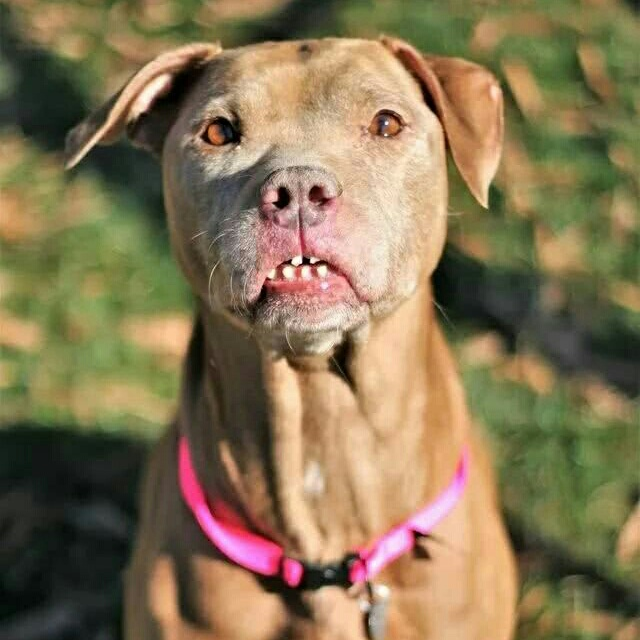
#> input picture python-base/app/split_image/distpath06-拉链/拉链.jpeg, 640 x 640 px, found by its file name
$ python split_image.py
#> lines starting #> are read from the running program, lines starting #| are printed output that depends on the picture
import __future__
import os
from PIL import Image

def splitimage(src, rownum, colnum, distpath):
#> called with rownum = 3, colnum = 3
    img = Image.open(src)
#> img is the input picture: PIL image 640x640 RGB; mean R, G, B 134, 117, 83.9
    width, height = img.size
#> width = 640; height = 640
    if rownum <= height and colnum <= width:
        print('Original image info: %sx%s, %s, %s' % (width, height, img.format, img.mode))
#| Original image info: 640x640, JPEG, RGB
        print('begin')

        filename = os.path.split(src)[1]
        parts = filename.split('.')
        basename, ext = parts[0], parts[-1]

        rowheight = height // rownum
#> rowheight = 213
        colwidth = width // colnum
#> colwidth = 213
        num = 0
        for row in range(rownum):
            for col in range(colnum):
                box = (col * colwidth, row * rowheight, (col + 1) * colwidth, (row + 1) * rowheight)
                img.crop(box).save(os.path.join(distpath, basename + '_' + str(num) + '.' + ext), ext)
                num = num + 1
#> this loop made 3 passes
#> pass 1, in splitimage, `img.crop(box).save(os.path.join(distpath, basename + '_' + str(num) + ..`:
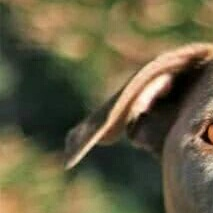
#> saved as 拉链_0.jpeg: PIL image 213x213 RGB; mean R, G, B 101.6, 95.1, 65.9
#> pass 1, in splitimage, `img.crop(box).save(os.path.join(distpath, basename + '_' + str(num) + ..`:
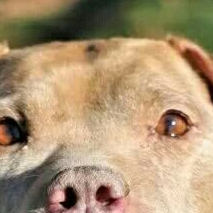
#> saved as 拉链_1.jpeg: PIL image 213x213 RGB; mean R, G, B 171.2, 147.3, 115.6
#> pass 1, in splitimage, `img.crop(box).save(os.path.join(distpath, basename + '_' + str(num) + ..`:
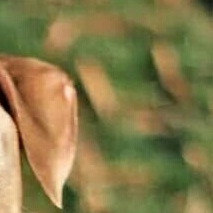
#> saved as 拉链_2.jpeg: PIL image 213x213 RGB; mean R, G, B 133.2, 122.1, 74.1
#> pass 2, in splitimage, `img.crop(box).save(os.path.join(distpath, basename + '_' + str(num) + ..`:
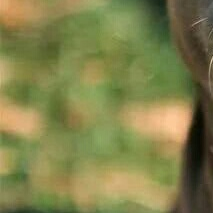
#> saved as 拉链_3.jpeg: PIL image 213x213 RGB; mean R, G, B 128.5, 128.7, 75.3
#> after the loop, num = 9
        print('finished, %s small images.' % num)
#| finished, 9 small images.
    else:
        print('number is invalid!')

if __name__ == '__main__':
    path = r'E:\Code\PyCode\Python3x\image\distpath06-拉链'
    srcpath = os.path.join(path, "拉链.jpeg")
    distpath = path
    splitimage(srcpath, 3, 3,distpath)

$ run again, with python-base/app/split_image/distpath06-拉链/拉链_0.jpeg copied over python-base/app/split_image/distpath06-拉链/拉链.jpeg
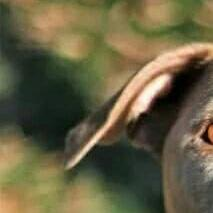
#> input picture python-base/app/split_image/distpath06-拉链/拉链_0.jpeg, 213 x 213 px, found by its file name
#> in splitimage, img is the input picture: PIL image 213x213 RGB; mean R, G, B 101.6, 95.1, 65.9
#| Original image info: 213x213, JPEG, RGB
#> the loop in splitimage, `for row in range(rownum):` made 3 passes
#> pass 1, in splitimage, `img.crop(box).save(os.path.join(distpath, basename + '_' + str(num) + ..`:
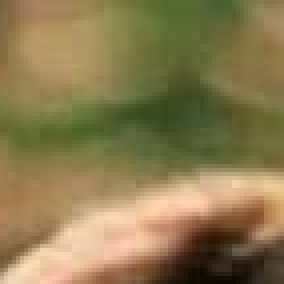
#> saved as 拉链_2.jpeg: PIL image 71x71 RGB (shown 4 times larger); mean R, G, B 138.8, 122.5, 79.4
#> pass 2, in splitimage, `img.crop(box).save(os.path.join(distpath, basename + '_' + str(num) + ..`:
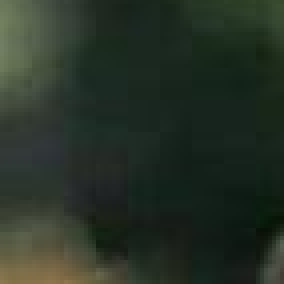
#> saved as 拉链_3.jpeg: PIL image 71x71 RGB (shown 4 times larger); mean R, G, B 38.9, 49.3, 38.3
#> after the loop in splitimage, `for row in range(rownum):`: num = 9
#| finished, 9 small images.

$ run again, with python-base/app/split_image/distpath06-拉链/拉链_1.jpeg copied over python-base/app/split_image/distpath06-拉链/拉链.jpeg
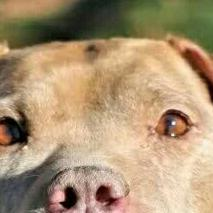
#> input picture python-base/app/split_image/distpath06-拉链/拉链_1.jpeg, 213 x 213 px, found by its file name
#> in splitimage, img is the input picture: PIL image 213x213 RGB; mean R, G, B 171.2, 147.4, 115.6
#| Original image info: 213x213, JPEG, RGB
#> the loop in splitimage, `for row in range(rownum):` made 3 passes
#> pass 1, in splitimage, `img.crop(box).save(os.path.join(distpath, basename + '_' + str(num) + ..`:
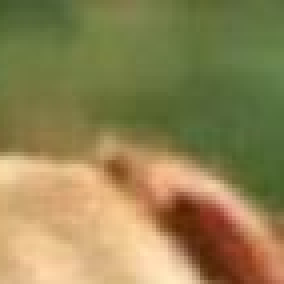
#> saved as 拉链_2.jpeg: PIL image 71x71 RGB (shown 4 times larger); mean R, G, B 144.8, 131.5, 82.6
#> pass 2, in splitimage, `img.crop(box).save(os.path.join(distpath, basename + '_' + str(num) + ..`:
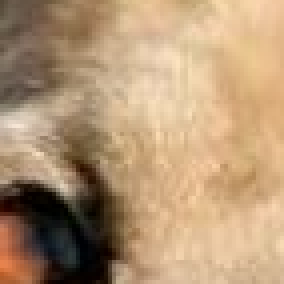
#> saved as 拉链_3.jpeg: PIL image 71x71 RGB (shown 4 times larger); mean R, G, B 179.4, 149.7, 116.9
#> after the loop in splitimage, `for row in range(rownum):`: num = 9
#| finished, 9 small images.

$ run again, with python-base/app/split_image/distpath06-拉链/拉链_2.jpeg copied over python-base/app/split_image/distpath06-拉链/拉链.jpeg
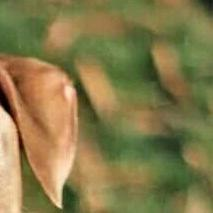
#> input picture python-base/app/split_image/distpath06-拉链/拉链_2.jpeg, 213 x 213 px, found by its file name
#> in splitimage, img is the input picture: PIL image 213x213 RGB; mean R, G, B 133.2, 122.1, 74.1
#| Original image info: 213x213, JPEG, RGB
#> the loop in splitimage, `for row in range(rownum):` made 3 passes
#> pass 1, in splitimage, `img.crop(box).save(os.path.join(distpath, basename + '_' + str(num) + ..`:
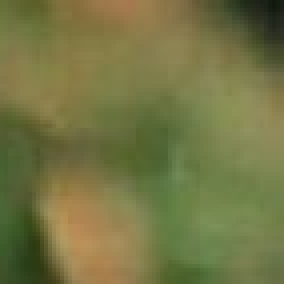
#> saved as 拉链_2.jpeg: PIL image 71x71 RGB (shown 4 times larger); mean R, G, B 116.2, 117.5, 67.7
#> pass 2, in splitimage, `img.crop(box).save(os.path.join(distpath, basename + '_' + str(num) + ..`:
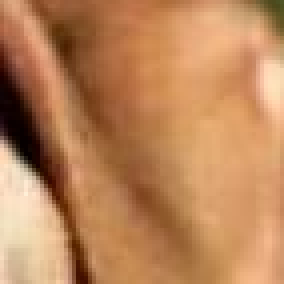
#> saved as 拉链_3.jpeg: PIL image 71x71 RGB (shown 4 times larger); mean R, G, B 187.5, 132.7, 89.7
#> after the loop in splitimage, `for row in range(rownum):`: num = 9
#| finished, 9 small images.
